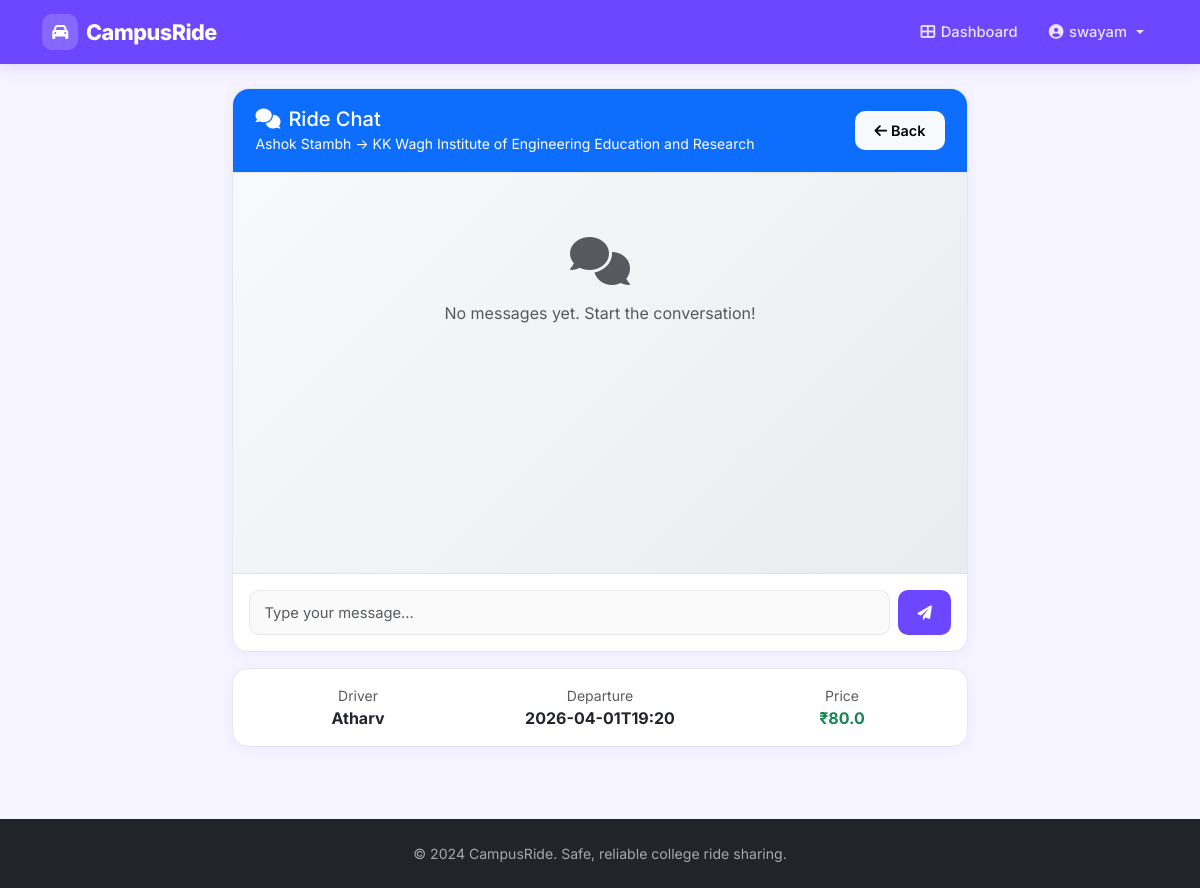
Page /chat/13 (signed in) on the committed database.
### app.py (models this page shows)
class Booking(db.Model):
    __tablename__ = 'bookings'
    id = db.Column(db.Integer, primary_key=True)
    ride_id = db.Column(db.Integer, db.ForeignKey('rides.id'), nullable=False)
    passenger_email = db.Column(db.String(255), db.ForeignKey('users.email'), nullable=False)
    passenger_name = db.Column(db.String(255), nullable=False)
    pickup_location = db.Column(db.Text)
    dropoff_location = db.Column(db.Text)
    amount_paid = db.Column(db.Numeric(10, 2), default=0.00)
    payment_status = db.Column(db.String(50), default='pending')
    booked_at = db.Column(db.String(50), nullable=False)

class Ride(db.Model):
    __tablename__ = 'rides'
    id = db.Column(db.Integer, primary_key=True)
    driver_email = db.Column(db.String(255), db.ForeignKey('users.email'), nullable=False)
    driver_name = db.Column(db.String(255), nullable=False)
    origin = db.Column(db.Text, nullable=False)
    destination = db.Column(db.Text, nullable=False)
    departure_time = db.Column(db.String(50), nullable=False)
    seats_available = db.Column(db.Integer, nullable=False)
    price_per_seat = db.Column(db.Numeric(10, 2), default=0.00)
    route_waypoints = db.Column(db.Text)
    ride_status = db.Column(db.String(50), default='active')
    completed_at = db.Column(db.String(50))
    distance_km = db.Column(db.Numeric(5, 2), default=0.00)
    created_at = db.Column(db.String(50), nullable=False)
    bookings = db.relationship('Booking', backref='ride', lazy=True, cascade='all, delete-orphan')
    messages = db.relationship('ChatMessage', backref='ride', lazy=True, cascade='all, delete-orphan')

### app.py (the view)
@app.route('/chat/<int:ride_id>')
def chat(ride_id):
    if 'email' not in session:
        flash('You must be logged in to chat.', 'error')
        return redirect(url_for('login'))
    ride = Ride.query.get(ride_id)
    if not ride:
        flash('Ride not found.', 'error')
        return redirect(url_for('dashboard'))
    is_driver = ride.driver_email == session['email']
    is_passenger = Booking.query.filter_by(ride_id=ride_id, passenger_email=session['email']).first() is not None
    if not (is_driver or is_passenger):
        flash('You are not part of this ride.', 'error')
        return redirect(url_for('dashboard'))
    messages = ChatMessage.query.filter_by(ride_id=ride_id).order_by(ChatMessage.timestamp.asc()).all()
    return render_template('chat.html',
                           ride=ride_to_dict(ride),
                           messages=[{c.name: getattr(m, c.name) for c in m.__table__.columns} for m in messages])

### app.py (called while the page is built)
def ride_to_dict(ride):
    d = {c.name: getattr(ride, c.name) for c in ride.__table__.columns}
    d['price_per_seat'] = float(d['price_per_seat'] or 0)
    d['distance_km'] = float(d['distance_km'] or 0)
    d['amount_paid'] = float(d.get('amount_paid') or 0) if 'amount_paid' in d else 0
    return d

### templates/chat.html (shortened to what this page needs)
{% extends "layout.html" %}
{% block content %}
<div class="container py-4">
    <div class="row justify-content-center">
        <div class="col-md-8">
            <div class="card">
                <div class="card-header bg-primary text-white">
                    <div class="d-flex justify-content-between align-items-center">
                        <div>
                            <h5 class="mb-0">
                                <i class="fas fa-comments me-2"></i>Ride Chat
                            </h5>
                            <small>{{ ride.origin }} → {{ ride.destination }}</small>
                        </div>
                        <a href="{{ url_for('dashboard') }}" class="btn btn-light btn-sm">
                            <i class="fas fa-arrow-left me-1"></i>Back
                        </a>
                    </div>
                </div>
                <div class="card-body p-0">
                    <div id="chat-messages" class="chat-container" style="height: 400px; overflow-y: auto; padding: 1rem;">
                        {% if messages %}
                            {% for message in messages %}
                            <div class="message mb-3 {{ 'text-end' if message.sender_email == session.email else 'text-start' }}">
                                <div class="d-inline-block">
                                    <div class="message-bubble {{ 'bg-primary text-white' if message.sender_email == session.email else 'bg-light' }}"
                                         style="max-width: 70%; padding: 0.75rem; border-radius: 1rem;">
                                        <div class="message-text">{{ message.message }}</div>
                                        <small class="message-time {{ 'text-white-50' if message.sender_email == session.email else 'text-muted' }}">
                                            {{ message.sender_name }} • {{ message.timestamp }}
                                        </small>
                                    </div>
                                </div>
                            </div>
                            {% endfor %}
                        {% else %}
                            <div class="text-center text-muted py-5">
                                <i class="fas fa-comments fa-3x mb-3"></i>
                                <p>No messages yet. Start the conversation!</p>
                            </div>
                        {% endif %}
                    </div>
                    <div class="border-top p-3">
                        <form method="POST" action="{{ url_for('send_message', ride_id=ride.id) }}" class="d-flex gap-2">
                            <input type="text" name="message" class="form-control"
                                   placeholder="Type your message..." required maxlength="500">
                            <button type="submit" class="btn btn-primary">
                                <i class="fas fa-paper-plane"></i>
                            </button>
                        </form>
                    </div>
                </div>
            </div>
            <div class="card mt-3">
                <div class="card-body">
                    <div class="row text-center">
                        <div class="col-4">
                            <div class="text-muted small">Driver</div>
                            <div class="fw-bold">{{ ride.driver_name }}</div>
                        </div>
                        <div class="col-4">
                            <div class="text-muted small">Departure</div>
                            <div class="fw-bold">{{ ride.departure_time }}</div>
                        </div>
                        <div class="col-4">
                            <div class="text-muted small">Price</div>
                            <div class="fw-bold text-success">₹{{ ride.price_per_seat }}</div>
                        </div>
                    </div>
                </div>
            </div>
        </div>
    </div>
</div>
{% endblock %}

### templates/layout.html (shortened to what this page needs)
<!DOCTYPE html>
<html lang="en">
<head>
    <link href="https://cdn.jsdelivr.net/npm/bootstrap@5.3.0/dist/css/bootstrap.min.css" rel="stylesheet">
    <link href="https://cdnjs.cloudflare.com/ajax/libs/font-awesome/6.0.0/css/all.min.css" rel="stylesheet">
</head>
<body>
    <nav class="navbar navbar-expand-lg navbar-dark">
        <div class="container">
            <a class="navbar-brand" href="{{ url_for('index') }}">
                <span class="brand-icon"><i class="fas fa-car"></i></span>
                CampusRide
            </a>
            <div class="collapse navbar-collapse" id="navbarNav">
                <ul class="navbar-nav ms-auto align-items-lg-center gap-lg-1">
                    {% if session.email %}
                        <li class="nav-item">
                            <a class="nav-link" href="{{ url_for('dashboard') }}">
                                <i class="fas fa-th-large"></i>Dashboard
                            </a>
                        </li>
                        <li class="nav-item dropdown">
                            <a class="nav-link dropdown-toggle" href="#" id="navbarDropdown" role="button" data-bs-toggle="dropdown">
                                <i class="fas fa-user-circle"></i>{{ session.name }}
                            </a>
                        </li>
                    {% endif %}
                </ul>
            </div>
        </div>
    </nav>
    <div class="toast-container position-fixed top-0 end-0 p-3" style="z-index: 1055;">
    </div>
    <main>
        {% block content %}{% endblock %}
    </main>
    <footer class="bg-dark text-light py-4 mt-5">
        <div class="container text-center">
            <p>&copy; 2024 CampusRide. Safe, reliable college ride sharing.</p>
        </div>
    </footer>
</body>
</html>

### templates/layout.html (style rules this page uses)
:root { --primary-color: #6c47ff; --primary-dark: #4f2fe0; --primary-light: #ede9ff; --accent-color: #ff6b35; --accent-dark: #e85520; --secondary-color: #64748b; --success-color: #10b981; --danger-color: #ef4444; --warning-color: #f59e0b; --bg-color: #f5f4ff; --card-bg: #ffffff; --text-primary: #1e1b4b; --text-muted: #6b7280; --border-color: #e5e7eb; --navbar-height: 64px; }
* { box-sizing: border-box; }
body { font-family: 'Inter', -apple-system, BlinkMacSystemFont, sans-serif; background-color: var(--bg-color); color: var(--text-primary); opacity: 0; animation: pageLoad 0.4s ease forwards; }
.navbar { background: var(--primary-color) !important; height: var(--navbar-height); box-shadow: 0 2px 16px rgba(108,71,255,0.18); padding: 0 0; }
.navbar .container { height: 100%; }
.navbar-brand { font-weight: 800; font-size: 1.35rem; letter-spacing: -0.5px; color: #fff !important; display: flex; align-items: center; gap: 0.5rem; }
.navbar-brand .brand-icon { background: rgba(255,255,255,0.18); border-radius: 10px; width: 36px; height: 36px; display: flex; align-items: center; justify-content: center; font-size: 1rem; }
.navbar-nav .nav-link { color: rgba(255,255,255,0.85) !important; font-weight: 500; font-size: 0.92rem; padding: 0.4rem 0.85rem !important; border-radius: 8px; transition: background 0.18s, color 0.18s; display: flex; align-items: center; gap: 0.35rem; }
.card { border: 1px solid var(--border-color); box-shadow: 0 2px 12px rgba(108,71,255,0.06); border-radius: 16px; background: var(--card-bg); }
.card-header { background: transparent; border-bottom: 1px solid var(--border-color); padding: 1.1rem 1.4rem; border-radius: 16px 16px 0 0 !important; }
.btn { border-radius: 10px; font-weight: 600; font-size: 0.9rem; padding: 0.55rem 1.2rem; transition: all 0.2s ease; border: none; }
.btn-primary { background: var(--primary-color); color: #fff; }
.form-control, .form-select { border-radius: 10px; border: 1.5px solid var(--border-color); padding: 0.65rem 0.9rem; font-size: 0.92rem; color: var(--text-primary); background: #fafafa; transition: border-color 0.2s, box-shadow 0.2s; }
footer { background: #1e1b4b !important; }
footer p { color: rgba(255,255,255,0.6); font-size: 0.88rem; margin: 0; }

### templates/chat.html (style rules this page uses)
.chat-container { background: linear-gradient(135deg, #f8f9fa 0%, #e9ecef 100%); }

### rows in the picture
Booking: name "swayam"
Ride: origin "Ashok Stambh", destination "KK Wagh Institute of Engineering Education and Research", driver_name "Atharv", departure_time "2026-04-01T19:20"

### other values in the picture
{{ ride.price_per_seat }} "80.0"
